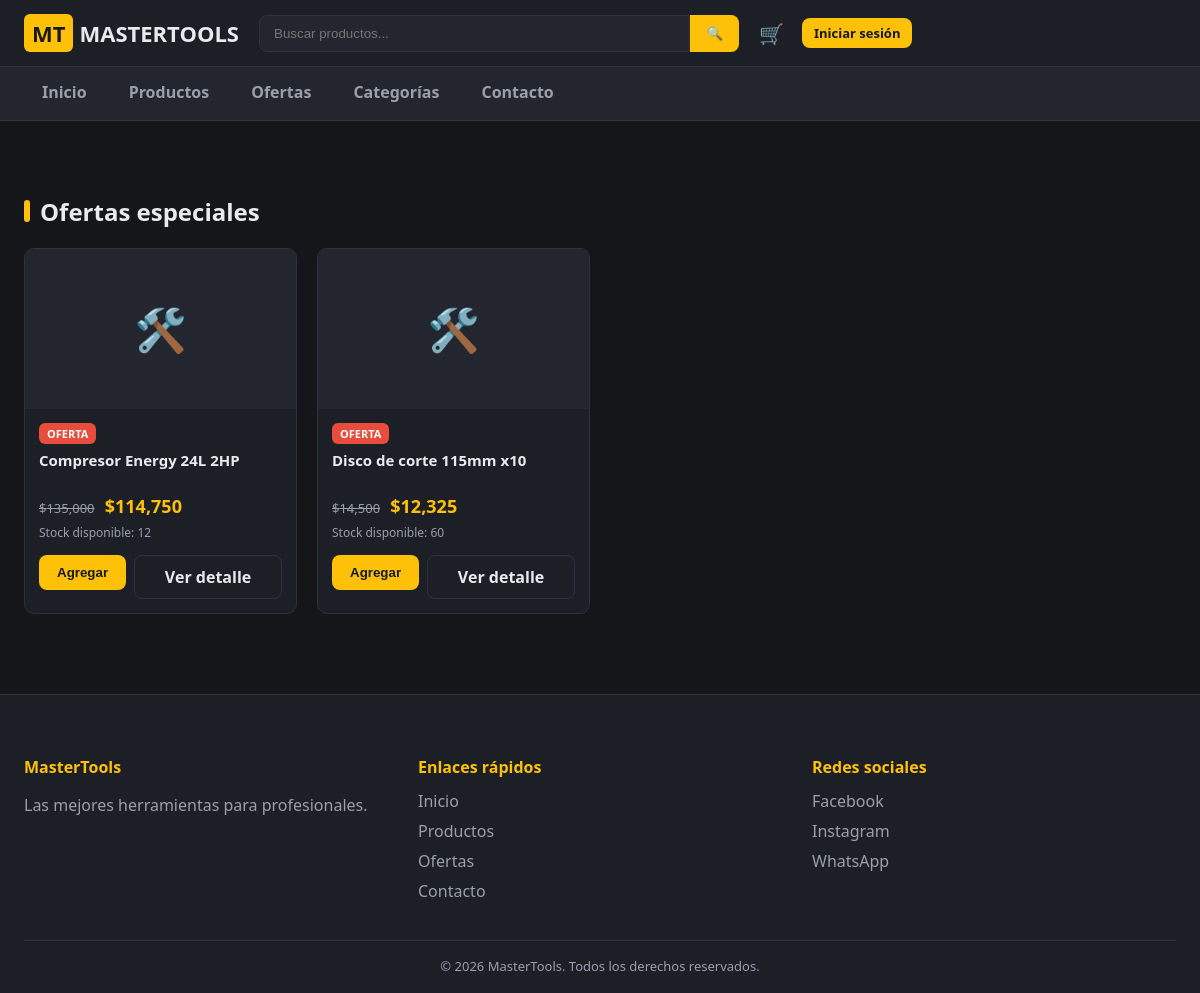
Page /ofertas on the committed database.
### tables this page shows
CREATE TABLE productos (
    id INTEGER PRIMARY KEY AUTOINCREMENT,
    nombre TEXT NOT NULL,
    sku TEXT UNIQUE,
    descripcion TEXT,
    precio REAL NOT NULL,
    stock INTEGER NOT NULL DEFAULT 0,
    categoria_id INTEGER,
    marca_id INTEGER,
    imagen TEXT DEFAULT 'producto_default.png',
    activo INTEGER NOT NULL DEFAULT 1,
    destacado INTEGER NOT NULL DEFAULT 0,
    oferta INTEGER NOT NULL DEFAULT 0,
    precio_oferta REAL,
    creado TEXT DEFAULT CURRENT_TIMESTAMP,
    FOREIGN KEY (categoria_id) REFERENCES categorias(id),
    FOREIGN KEY (marca_id) REFERENCES marcas(id)
);

### app.py (the view)
@app.route("/ofertas")
def ofertas():
    db = get_db()
    lista = db.execute("SELECT * FROM productos WHERE oferta=1 AND activo=1").fetchall()
    return render_template("ofertas.html", productos=lista, precio_final=precio_final)

### app.py (called while the page is built)
def get_db():
    if "db" not in g:
        g.db = sqlite3.connect(DB_PATH)
        g.db.row_factory = sqlite3.Row
    return g.db

def current_user():
    if "user_id" in session:
        db = get_db()
        return db.execute("SELECT * FROM usuarios WHERE id=?", (session["user_id"],)).fetchone()
    return None

def cart():
    return session.setdefault("cart", {})  # {producto_id_str: cantidad}

def cart_count():
    return sum(cart().values())

@app.context_processor
def inject_globals():
    return dict(usuario_actual=current_user(), cantidad_carrito=cart_count())

def precio_final(p):
    return p["precio_oferta"] if p["oferta"] and p["precio_oferta"] else p["precio"]

### templates/ofertas.html (shortened to what this page needs)
{% extends "base.html" %}
{% from "_producto_card.html" import tarjeta_producto %}
{% block content %}
<div class="container">
  <h2 class="section-title">Ofertas especiales</h2>
  <div class="prod-grid">
    {% for p in productos %}
      {{ tarjeta_producto(p, precio_final) }}
    {% endfor %}
  </div>
</div>
{% endblock %}

### templates/_producto_card.html (shortened to what this page needs)
{% macro tarjeta_producto(p, precio_final) %}
<div class="prod-card">
  <div class="prod-img">🛠️</div>
  <div class="prod-body">
    {% if p['oferta'] %}<span class="badge-oferta">OFERTA</span>{% endif %}
    <h3>{{ p['nombre'] }}</h3>
    <div>
      {% if p['oferta'] and p['precio_oferta'] %}
        <span class="prod-precio-old">${{ '{:,.0f}'.format(p['precio']) }}</span>
      {% endif %}
      <span class="prod-precio">${{ '{:,.0f}'.format(precio_final(p)) }}</span>
    </div>
    <span class="prod-stock">{% if p['stock'] > 0 %}Stock disponible: {{ p['stock'] }}{% else %}Sin stock{% endif %}</span>
    <div class="prod-actions">
      <form action="{{ url_for('agregar_carrito', producto_id=p['id']) }}" method="post">
        <button type="submit" class="btn btn-amarillo" {% if p['stock']==0 %}disabled{% endif %}>Agregar</button>
      </form>
      <a href="{{ url_for('detalle_producto', producto_id=p['id']) }}" class="btn btn-outline">Ver detalle</a>
    </div>
  </div>
</div>
{% endmacro %}

### static/css/style.css (style rules this page uses)
:root { --amarillo:#FFC107; --amarillo-osc:#e0a800; --negro:#14161a; --negro-2:#1c1f26; --negro-3:#23262e; --gris-borde:#2e323c; --texto:#e9eaee; --texto-sec:#9aa0ab; --verde:#27ae60; --rojo:#e74c3c; --radio:10px; }
* { box-sizing:border-box; }
body { margin:0; font-family:'Segoe UI',Arial,sans-serif; background:var(--negro); color:var(--texto); }
a { color:inherit;text-decoration:none; }
.btn { display:inline-block; padding:10px 18px; border-radius:8px; font-weight:600; cursor:pointer; border:none; }
.btn-amarillo { background:var(--amarillo);color:#16181c; }
.btn-outline { background:transparent;border:1px solid var(--gris-borde);color:var(--texto); }
.container { max-width:1200px;margin:0 auto;padding:40px 24px; }
.section-title { font-size:24px;margin-bottom:20px;display:flex;align-items:center;gap:10px; }
.section-title::before { content:"";width:6px;height:22px;background:var(--amarillo);border-radius:3px;display:inline-block; }
.prod-grid { display:grid; grid-template-columns:repeat(4,1fr); gap:20px; }
.prod-card { background:var(--negro-2); border:1px solid var(--gris-borde); border-radius:var(--radio); overflow:hidden; display:flex;flex-direction:column; transition:.2s; }
.prod-img { background:var(--negro-3); height:160px; display:flex;align-items:center;justify-content:center; font-size:42px; color:var(--texto-sec); }
.prod-body { padding:14px;display:flex;flex-direction:column;gap:6px;flex:1; }
.prod-body h3 { font-size:15px;margin:0;min-height:38px; }
.prod-precio { color:var(--amarillo);font-weight:800;font-size:18px; }
.prod-precio-old { color:var(--texto-sec);text-decoration:line-through;font-size:13px;margin-right:6px; }
.prod-stock { font-size:12px;color:var(--texto-sec); }
.badge-oferta { background:var(--rojo);color:#fff;font-size:11px;font-weight:700; padding:3px 8px;border-radius:6px;display:inline-block;width:max-content; }
.prod-actions { display:flex;gap:8px;margin-top:auto;padding-top:8px; }
.prod-actions form { flex:1; }
.prod-actions .btn { width:100%;text-align:center; }

### rows in the picture
productos: oferta "OFERTA", nombre "Compresor Energy 24L 2HP", precio "135,000", precio_oferta "114,750", stock "12"
productos: oferta "OFERTA", nombre "Disco de corte 115mm x10", precio "14,500", precio_oferta "12,325", stock "60"
